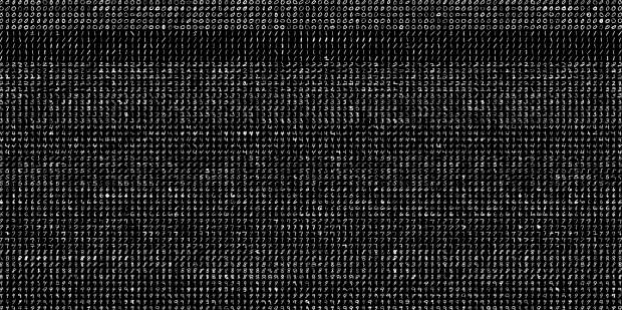
#> input picture _img/digits.png, 622 x 310 px
$ python sample.py
#> lines starting #> are read from the running program, lines starting #| are printed output that depends on the picture
import numpy as np
import cv2

image = cv2.imread('../_img/digits.png')
#> image is the input picture: shape (310, 622, 3); min 0, max 249, mean 35.4

gray = cv2.cvtColor(image, cv2.COLOR_BGR2GRAY)

# Ensure the height of the image is divisible by 50
height, width = gray.shape[:2]
#> height = 310; width = 622
if height % 50 != 0:
    gray = gray[:-(height % 50), :]
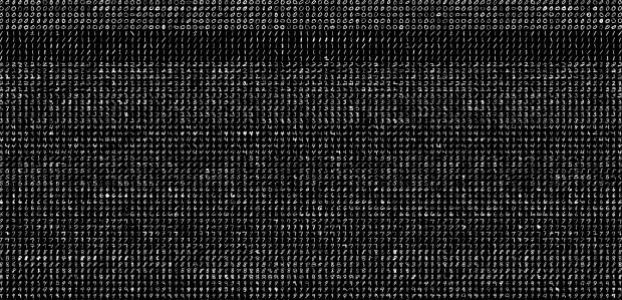
#> gray: shape (300, 622); min 0, max 249, mean 35.3

# Ensure the width of the image is divisible by 100
height, width = gray.shape[:2]
#> height = 300
if width % 100 != 0:
    gray = gray[:, :-(width % 100)]
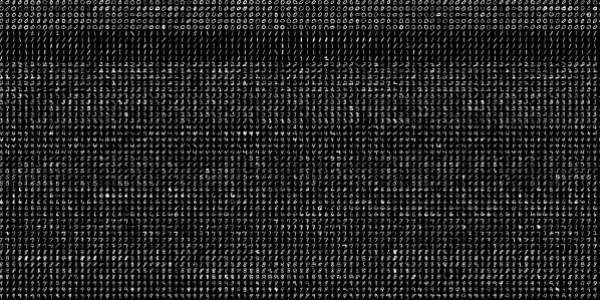
#> gray: shape (300, 600); min 0, max 249, mean 35.2


fset=[]
for i in np.vsplit(gray,50):
    x=np.hsplit(i,100)
    fset.append(x)
#> this loop made 50 passes
#> after the loop, fset = 50 items

NP_array = np.array(fset)

trainset = NP_array[:,:50].reshape(-1,400).astype(np.float32)
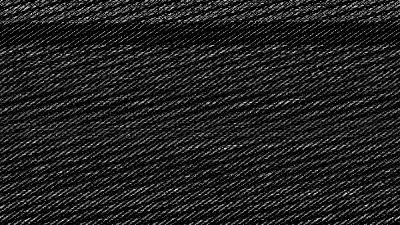
#> trainset: shape (225, 400) float32; min 0, max 249, mean 35.3
testset = NP_array[:,50:100].reshape(-1,400).astype(np.float32)
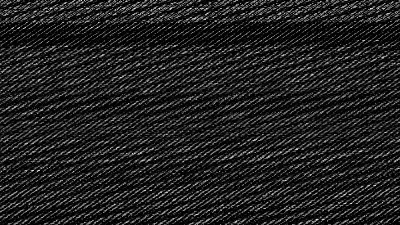
#> testset: shape (225, 400) float32; min 0, max 241, mean 35.1

k = np.arange(10)
train_labels = np.repeat(k,250)[:,np.newaxis]
test_labels = np.repeat(k,250)[:,np.newaxis]

knn = cv2.ml.KNearest_create()
#> (the run stopped early here; a loop or call above may not have finished)

$ run again, with _img/Dhoni-and-Virat.png copied over _img/digits.png
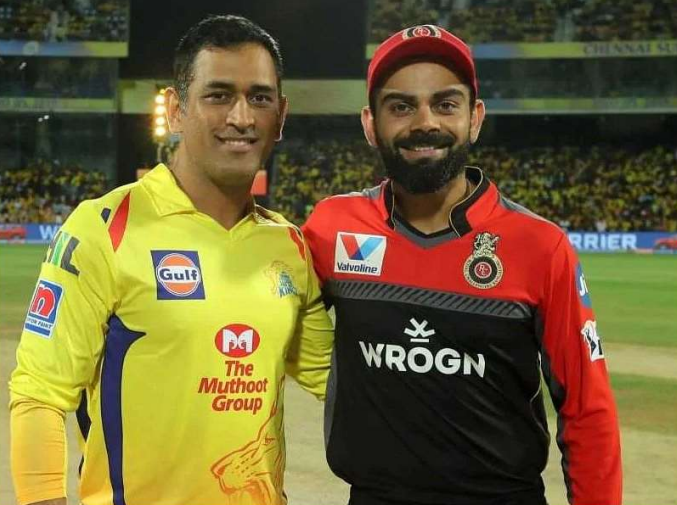
#> input picture _img/Dhoni-and-Virat.png, 677 x 505 px
#> image is the input picture: shape (505, 677, 3); mean B, G, R 53.5, 98, 112.8
#> `gray = gray[:, :-(width % 100)]`:
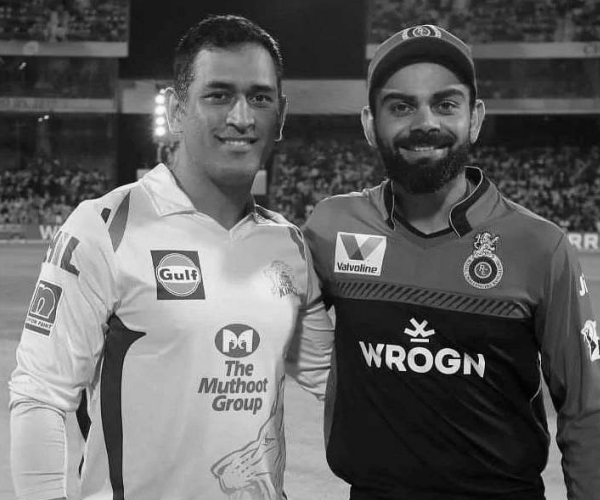
#> gray: shape (500, 600); min 0, max 252, mean 97.3
#> the loop `for i in np.vsplit(gray,50):` made 50 passes
#> after the loop `for i in np.vsplit(gray,50):`: fset = 50 items
#> `testset = NP_array[:,50:100].reshape(-1,400).astype(np.float32)`:
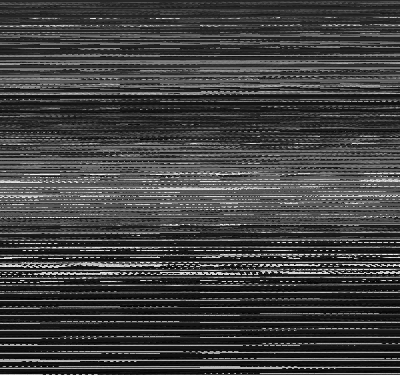
#> testset: shape (375, 400) float32; min 0, max 248, mean 64.6

$ run again, with _img/Virat.png copied over _img/digits.png
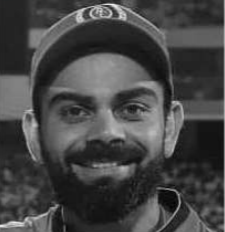
#> input picture _img/Virat.png, 225 x 232 px
#> image is the input picture: shape (232, 225, 3); mean B, G, R 69.4, 69.4, 69.4
#> `gray = gray[:, :-(width % 100)]`:
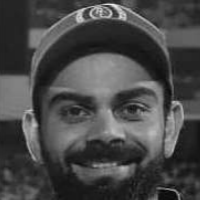
#> gray: shape (200, 200); min 5, max 240, mean 72
#> the loop `for i in np.vsplit(gray,50):` made 50 passes
#> after the loop `for i in np.vsplit(gray,50):`: fset = 50 items
#> `testset = NP_array[:,50:100].reshape(-1,400).astype(np.float32)`:
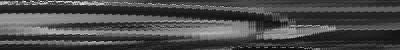
#> testset: shape (50, 400) float32; min 5, max 240, mean 74.1

$ run again, with _img/gradient.png copied over _img/digits.png
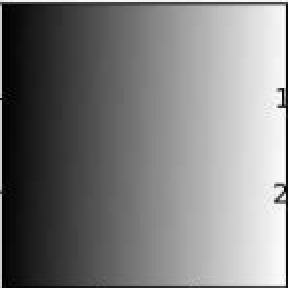
#> input picture _img/gradient.png, 144 x 144 px (shown 2 times larger)
#> image is the input picture: shape (144, 144, 3); min 0, max 254, mean 124.5
#> `gray = gray[:-(height % 50), :]`:
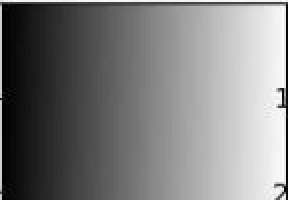
#> gray: shape (100, 144) (shown 2 times larger); min 0, max 254, mean 124.4
#> `gray = gray[:, :-(width % 100)]`:
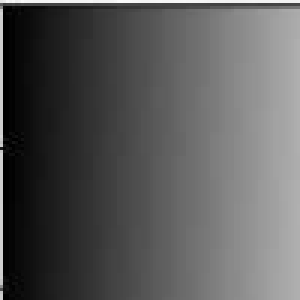
#> gray: shape (100, 100) (shown 3 times larger); min 0, max 249, mean 89.1
#> the loop `for i in np.vsplit(gray,50):` made 50 passes
#> after the loop `for i in np.vsplit(gray,50):`: fset = 50 items
